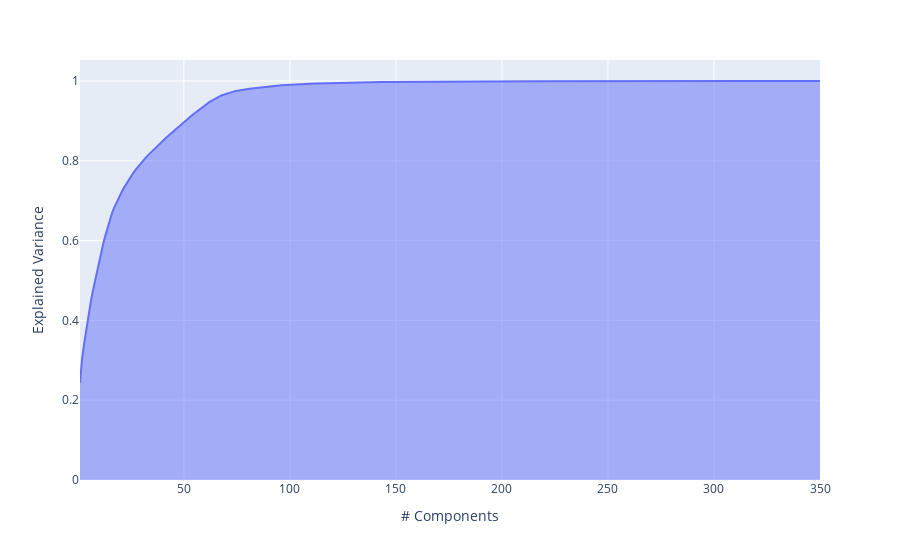

Notebook cell for this chart:
### Code cell
import plotly.express as px
exp_var_cumul = np.cumsum(pca.explained_variance_ratio_)

px.area(
    x=range(1, exp_var_cumul.shape[0] + 1),
    y=exp_var_cumul,
    labels={"x": "# Components", "y": "Explained Variance"}
)

### Figure 1 — Plotly figure (JSON) as saved in the notebook; plotly's stock layout.template omitted (floating-point values rounded to 4 significant figures; data arrays with more than 128 entries replaced by an {"elided": "..."} marker saying what was removed)
{"data": [{"fillpattern": {"shape": ""}, "hovertemplate": "# Components=%{x}<br>Explained Variance=%{y}<extra></extra>", "legendgroup": "", "line": {"color": "#636efa"}, "marker": {"symbol": "circle"}, "mode": "lines", "name": "", "orientation": "v", "showlegend": false, "stackgroup": "1", "type": "scatter", "x": {"elided": "350 int values"}, "xaxis": "x", "y": {"elided": "350 float values"}, "yaxis": "y"}], "layout": {"legend": {"tracegroupgap": 0}, "margin": {"t": 60}, "xaxis": {"anchor": "y", "domain": [0, 1], "title": {"text": "# Components"}}, "yaxis": {"anchor": "x", "domain": [0, 1], "title": {"text": "Explained Variance"}}}}
